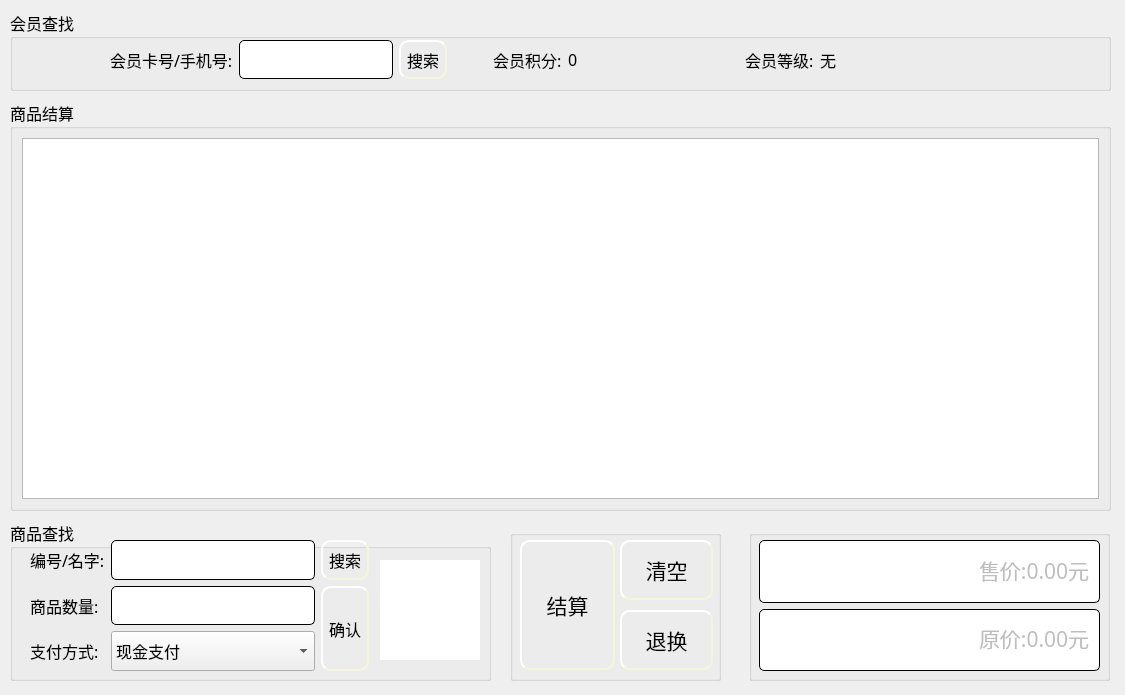
<?xml version="1.0" encoding="UTF-8"?>
<ui version="4.0">
 <class>SaleFront</class>
 <widget class="QWidget" name="SaleFront">
  <property name="geometry">
   <rect>
    <x>0</x>
    <y>0</y>
    <width>1125</width>
    <height>695</height>
   </rect>
  </property>
  <property name="windowTitle">
   <string>Form</string>
  </property>
  <widget class="QGroupBox" name="groupBox">
   <property name="geometry">
    <rect>
     <x>10</x>
     <y>10</y>
     <width>1101</width>
     <height>81</height>
    </rect>
   </property>
   <property name="font">
    <font>
     <family>楷体</family>
     <pointsize>12</pointsize>
    </font>
   </property>
   <property name="title">
    <string>会员查找</string>
   </property>
   <widget class="QWidget" name="layoutWidget">
    <property name="geometry">
     <rect>
      <x>100</x>
      <y>30</y>
      <width>881</width>
      <height>39</height>
     </rect>
    </property>
    <layout class="QGridLayout" name="gridLayout">
     <item row="0" column="0">
      <widget class="QLabel" name="label">
       <property name="sizePolicy">
        <sizepolicy hsizetype="Fixed" vsizetype="Preferred">
         <horstretch>0</horstretch>
         <verstretch>0</verstretch>
        </sizepolicy>
       </property>
       <property name="text">
        <string>会员卡号/手机号:</string>
       </property>
      </widget>
     </item>
     <item row="0" column="2">
      <widget class="QPushButton" name="pb_mselect">
       <property name="sizePolicy">
        <sizepolicy hsizetype="Fixed" vsizetype="Preferred">
         <horstretch>0</horstretch>
         <verstretch>0</verstretch>
        </sizepolicy>
       </property>
       <property name="styleSheet">
        <string notr="true">QPushButton{
	background-image: url(:/ico/pb1.jpg);
    border-style: outset;
    border-width: 2px;
    border-radius: 10px;
    border-color: beige;
    min-width: 5em;
    padding: 6px;
}
QPushButton:hover
{
	
	background-image: url(:/ico/pb.jpg);
    border-style: inset;
}

QPushButton:pressed{
	
	background-image: url(:/ico/pb2.jpg);
    border-style: inset;
}


</string>
       </property>
       <property name="text">
        <string>搜索</string>
       </property>
      </widget>
     </item>
     <item row="0" column="1">
      <widget class="QLineEdit" name="le_midphone">
       <property name="sizePolicy">
        <sizepolicy hsizetype="Fixed" vsizetype="Preferred">
         <horstretch>0</horstretch>
         <verstretch>0</verstretch>
        </sizepolicy>
       </property>
       <property name="styleSheet">
        <string notr="true">QLineEdit{
    border-style: outset;
    border-width: 1px;
    border-radius: 5px;

    min-width: 5em;
    padding: 6px;
}</string>
       </property>
      </widget>
     </item>
     <item row="0" column="4">
      <widget class="QLabel" name="label_2">
       <property name="sizePolicy">
        <sizepolicy hsizetype="Fixed" vsizetype="Preferred">
         <horstretch>0</horstretch>
         <verstretch>0</verstretch>
        </sizepolicy>
       </property>
       <property name="text">
        <string>会员积分:</string>
       </property>
      </widget>
     </item>
     <item row="0" column="5">
      <widget class="QLabel" name="lb_total">
       <property name="text">
        <string>0</string>
       </property>
      </widget>
     </item>
     <item row="0" column="6">
      <widget class="QLabel" name="label_5">
       <property name="sizePolicy">
        <sizepolicy hsizetype="Fixed" vsizetype="Preferred">
         <horstretch>0</horstretch>
         <verstretch>0</verstretch>
        </sizepolicy>
       </property>
       <property name="text">
        <string>会员等级:</string>
       </property>
      </widget>
     </item>
     <item row="0" column="7">
      <widget class="QLabel" name="lb_grade">
       <property name="text">
        <string>无</string>
       </property>
      </widget>
     </item>
     <item row="0" column="3">
      <spacer name="horizontalSpacer">
       <property name="orientation">
        <enum>Qt::Horizontal</enum>
       </property>
       <property name="sizeType">
        <enum>QSizePolicy::Fixed</enum>
       </property>
       <property name="sizeHint" stdset="0">
        <size>
         <width>40</width>
         <height>20</height>
        </size>
       </property>
      </spacer>
     </item>
    </layout>
   </widget>
  </widget>
  <widget class="QGroupBox" name="groupBox_2">
   <property name="geometry">
    <rect>
     <x>10</x>
     <y>100</y>
     <width>1101</width>
     <height>411</height>
    </rect>
   </property>
   <property name="font">
    <font>
     <family>楷体</family>
     <pointsize>12</pointsize>
    </font>
   </property>
   <property name="title">
    <string>商品结算</string>
   </property>
   <layout class="QGridLayout" name="gridLayout_2">
    <item row="0" column="0">
     <widget class="QTableWidget" name="tableWidget"/>
    </item>
   </layout>
  </widget>
  <widget class="QGroupBox" name="groupBox_3">
   <property name="geometry">
    <rect>
     <x>10</x>
     <y>520</y>
     <width>481</width>
     <height>161</height>
    </rect>
   </property>
   <property name="font">
    <font>
     <family>楷体</family>
     <pointsize>12</pointsize>
    </font>
   </property>
   <property name="title">
    <string>商品查找</string>
   </property>
   <widget class="QWidget" name="layoutWidget">
    <property name="geometry">
     <rect>
      <x>20</x>
      <y>20</y>
      <width>339</width>
      <height>131</height>
     </rect>
    </property>
    <layout class="QGridLayout" name="gridLayout_4">
     <item row="0" column="0">
      <widget class="QLabel" name="label_6">
       <property name="text">
        <string>编号/名字:</string>
       </property>
      </widget>
     </item>
     <item row="0" column="1">
      <widget class="QLineEdit" name="le_cidname">
       <property name="sizePolicy">
        <sizepolicy hsizetype="Expanding" vsizetype="Preferred">
         <horstretch>0</horstretch>
         <verstretch>0</verstretch>
        </sizepolicy>
       </property>
       <property name="styleSheet">
        <string notr="true">QLineEdit{
    border-style: outset;
    border-width: 1px;
    border-radius: 5px;

    min-width: 5em;
    padding: 6px;
}</string>
       </property>
      </widget>
     </item>
     <item row="0" column="2">
      <widget class="QPushButton" name="pb_cselect">
       <property name="sizePolicy">
        <sizepolicy hsizetype="Fixed" vsizetype="Preferred">
         <horstretch>0</horstretch>
         <verstretch>0</verstretch>
        </sizepolicy>
       </property>
       <property name="styleSheet">
        <string notr="true">QPushButton{
	background-image: url(:/ico/pb1.jpg);
    border-style: outset;
    border-width: 2px;
    border-radius: 10px;
    border-color: beige;
    min-width: 5em;
    padding: 6px;
}
QPushButton:hover
{
	
	background-image: url(:/ico/pb.jpg);
    border-style: inset;
}

QPushButton:pressed{
	
	background-image: url(:/ico/pb2.jpg);
    border-style: inset;
}


</string>
       </property>
       <property name="text">
        <string>搜索</string>
       </property>
      </widget>
     </item>
     <item row="1" column="0">
      <widget class="QLabel" name="label_7">
       <property name="text">
        <string>商品数量:</string>
       </property>
      </widget>
     </item>
     <item row="1" column="1">
      <widget class="QLineEdit" name="le_num">
       <property name="sizePolicy">
        <sizepolicy hsizetype="Expanding" vsizetype="Preferred">
         <horstretch>0</horstretch>
         <verstretch>0</verstretch>
        </sizepolicy>
       </property>
       <property name="styleSheet">
        <string notr="true">QLineEdit{
    border-style: outset;
    border-width: 1px;
    border-radius: 5px;

    min-width: 5em;
    padding: 6px;
}</string>
       </property>
      </widget>
     </item>
     <item row="2" column="0">
      <widget class="QLabel" name="label_8">
       <property name="text">
        <string>支付方式:</string>
       </property>
      </widget>
     </item>
     <item row="2" column="1">
      <widget class="QComboBox" name="comboBox">
       <property name="sizePolicy">
        <sizepolicy hsizetype="Preferred" vsizetype="Preferred">
         <horstretch>0</horstretch>
         <verstretch>0</verstretch>
        </sizepolicy>
       </property>
       <item>
        <property name="text">
         <string>现金支付</string>
        </property>
       </item>
       <item>
        <property name="text">
         <string>微信支付</string>
        </property>
       </item>
       <item>
        <property name="text">
         <string>支付宝</string>
        </property>
       </item>
      </widget>
     </item>
     <item row="1" column="2" rowspan="2">
      <widget class="QPushButton" name="pb_ok">
       <property name="sizePolicy">
        <sizepolicy hsizetype="Fixed" vsizetype="Preferred">
         <horstretch>0</horstretch>
         <verstretch>0</verstretch>
        </sizepolicy>
       </property>
       <property name="styleSheet">
        <string notr="true">QPushButton{
	background-image: url(:/ico/pb1.jpg);
    border-style: outset;
    border-width: 2px;
    border-radius: 10px;
    border-color: beige;
    min-width: 5em;
    padding: 6px;
}
QPushButton:hover
{
	
	background-image: url(:/ico/pb.jpg);
    border-style: inset;
}

QPushButton:pressed{
	
	background-image: url(:/ico/pb2.jpg);
    border-style: inset;
}


</string>
       </property>
       <property name="text">
        <string>确认</string>
       </property>
      </widget>
     </item>
    </layout>
   </widget>
   <widget class="QLabel" name="lb_shead">
    <property name="geometry">
     <rect>
      <x>370</x>
      <y>40</y>
      <width>100</width>
      <height>100</height>
     </rect>
    </property>
    <property name="styleSheet">
     <string notr="true">background-color: rgb(255, 255, 255);</string>
    </property>
    <property name="text">
     <string/>
    </property>
   </widget>
  </widget>
  <widget class="QGroupBox" name="groupBox_4">
   <property name="geometry">
    <rect>
     <x>510</x>
     <y>530</y>
     <width>211</width>
     <height>151</height>
    </rect>
   </property>
   <property name="title">
    <string/>
   </property>
   <widget class="QPushButton" name="pb_finish">
    <property name="geometry">
     <rect>
      <x>10</x>
      <y>10</y>
      <width>95</width>
      <height>130</height>
     </rect>
    </property>
    <property name="font">
     <font>
      <family>楷体</family>
      <pointsize>16</pointsize>
     </font>
    </property>
    <property name="styleSheet">
     <string notr="true">QPushButton{
	background-image: url(:/ico/pb1.jpg);
    border-style: outset;
    border-width: 2px;
    border-radius: 10px;
    border-color: beige;
    min-width: 5em;
    padding: 6px;
}
QPushButton:hover
{
	
	background-image: url(:/ico/pb.jpg);
    border-style: inset;
}

QPushButton:pressed{
	
	background-image: url(:/ico/pb2.jpg);
    border-style: inset;
}


</string>
    </property>
    <property name="text">
     <string>结算</string>
    </property>
   </widget>
   <widget class="QPushButton" name="pb_clear">
    <property name="geometry">
     <rect>
      <x>110</x>
      <y>10</y>
      <width>93</width>
      <height>60</height>
     </rect>
    </property>
    <property name="font">
     <font>
      <family>楷体</family>
      <pointsize>16</pointsize>
     </font>
    </property>
    <property name="styleSheet">
     <string notr="true">QPushButton{
	background-image: url(:/ico/pb1.jpg);
    border-style: outset;
    border-width: 2px;
    border-radius: 10px;
    border-color: beige;
    min-width: 5em;
    padding: 6px;
}
QPushButton:hover
{
	
	background-image: url(:/ico/pb.jpg);
    border-style: inset;
}

QPushButton:pressed{
	
	background-image: url(:/ico/pb2.jpg);
    border-style: inset;
}


</string>
    </property>
    <property name="text">
     <string>清空</string>
    </property>
   </widget>
   <widget class="QPushButton" name="pb_back">
    <property name="geometry">
     <rect>
      <x>110</x>
      <y>80</y>
      <width>93</width>
      <height>60</height>
     </rect>
    </property>
    <property name="font">
     <font>
      <family>楷体</family>
      <pointsize>16</pointsize>
     </font>
    </property>
    <property name="styleSheet">
     <string notr="true">QPushButton{
	background-image: url(:/ico/pb1.jpg);
    border-style: outset;
    border-width: 2px;
    border-radius: 10px;
    border-color: beige;
    min-width: 5em;
    padding: 6px;
}
QPushButton:hover
{
	
	background-image: url(:/ico/pb.jpg);
    border-style: inset;
}

QPushButton:pressed{
	
	background-image: url(:/ico/pb2.jpg);
    border-style: inset;
}


</string>
    </property>
    <property name="text">
     <string>退换</string>
    </property>
   </widget>
  </widget>
  <widget class="QGroupBox" name="groupBox_5">
   <property name="geometry">
    <rect>
     <x>749</x>
     <y>530</y>
     <width>361</width>
     <height>151</height>
    </rect>
   </property>
   <property name="title">
    <string/>
   </property>
   <widget class="QWidget" name="layoutWidget_2">
    <property name="geometry">
     <rect>
      <x>10</x>
      <y>10</y>
      <width>341</width>
      <height>131</height>
     </rect>
    </property>
    <layout class="QGridLayout" name="gridLayout_3">
     <item row="0" column="0">
      <widget class="QLineEdit" name="le_sale">
       <property name="enabled">
        <bool>false</bool>
       </property>
       <property name="sizePolicy">
        <sizepolicy hsizetype="Preferred" vsizetype="Preferred">
         <horstretch>0</horstretch>
         <verstretch>0</verstretch>
        </sizepolicy>
       </property>
       <property name="font">
        <font>
         <family>楷体</family>
         <pointsize>16</pointsize>
        </font>
       </property>
       <property name="styleSheet">
        <string notr="true">QLineEdit{
    border-style: outset;
    border-width: 1px;
    border-radius: 5px;

    min-width: 5em;
    padding: 6px;
}</string>
       </property>
       <property name="text">
        <string>售价:0.00元</string>
       </property>
       <property name="alignment">
        <set>Qt::AlignRight|Qt::AlignTrailing|Qt::AlignVCenter</set>
       </property>
      </widget>
     </item>
     <item row="1" column="0">
      <widget class="QLineEdit" name="le_old">
       <property name="enabled">
        <bool>false</bool>
       </property>
       <property name="sizePolicy">
        <sizepolicy hsizetype="Preferred" vsizetype="Preferred">
         <horstretch>0</horstretch>
         <verstretch>0</verstretch>
        </sizepolicy>
       </property>
       <property name="font">
        <font>
         <family>楷体</family>
         <pointsize>16</pointsize>
        </font>
       </property>
       <property name="styleSheet">
        <string notr="true">QLineEdit{
    border-style: outset;
    border-width: 1px;
    border-radius: 5px;

    min-width: 5em;
    padding: 6px;
}</string>
       </property>
       <property name="text">
        <string>原价:0.00元</string>
       </property>
       <property name="alignment">
        <set>Qt::AlignRight|Qt::AlignTrailing|Qt::AlignVCenter</set>
       </property>
      </widget>
     </item>
    </layout>
   </widget>
  </widget>
 </widget>
 <resources/>
 <connections/>
</ui>
